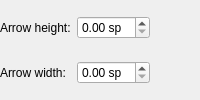
       <widget class="QWidget" name="beginLineArrowWidget" native="true">
        <layout class="QGridLayout" name="beginLineArrowWidgetLayout">
         <property name="leftMargin"><number>0</number></property>
         <property name="topMargin"><number>0</number></property>
         <property name="rightMargin"><number>0</number></property>
         <property name="bottomMargin"><number>0</number></property>
         <item row="0" column="0"><widget class="QLabel" name="beginLineArrowHeightLabel">
          <property name="text"><string>Arrow height:</string></property>
          <property name="buddy"><cstring>beginLineArrowHeight</cstring></property>
         </widget></item>
         <item row="0" column="1"><widget class="QDoubleSpinBox" name="beginLineArrowHeight">
          <property name="accessibleName"><string>Begin line arrow height</string></property>
          <property name="suffix"><string> sp</string></property>
          <property name="minimum"><double>0.0</double></property>
          <property name="maximum"><double>99.99</double></property>
          <property name="singleStep"><double>0.1</double></property>
         </widget></item>
         <item row="0" column="2"><widget class="Ms::ResetButton" name="resetBeginLineArrowHeight" native="true"/></item>
         <item row="1" column="0"><widget class="QLabel" name="beginLineArrowWidthLabel">
          <property name="text"><string>Arrow width:</string></property>
          <property name="buddy"><cstring>beginLineArrowWidth</cstring></property>
         </widget></item>
         <item row="1" column="1"><widget class="QDoubleSpinBox" name="beginLineArrowWidth">
          <property name="accessibleName"><string>Begin line arrow width</string></property>
          <property name="suffix"><string> sp</string></property>
          <property name="minimum"><double>0.0</double></property>
          <property name="maximum"><double>99.99</double></property>
          <property name="singleStep"><double>0.1</double></property>
         </widget></item>
         <item row="1" column="2"><widget class="Ms::ResetButton" name="resetBeginLineArrowWidth" native="true"/></item>
        </layout>
       </widget>
